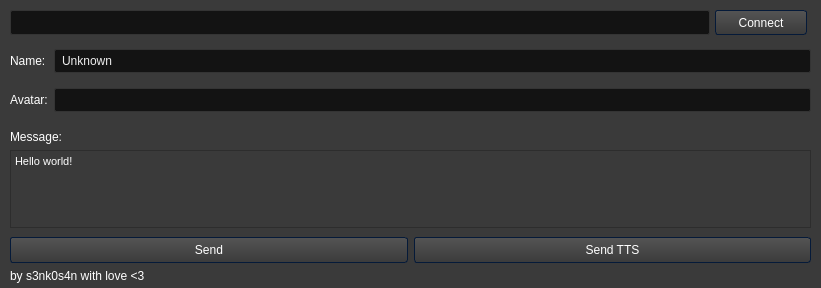
<?xml version="1.0" encoding="UTF-8"?>
<ui version="4.0">
 <class>mainwin</class>
 <widget class="QDialog" name="mainwin">
  <property name="geometry">
   <rect>
    <x>0</x>
    <y>0</y>
    <width>821</width>
    <height>288</height>
   </rect>
  </property>
  <property name="windowTitle">
   <string>Discord WebhookClient</string>
  </property>
  <property name="styleSheet">
   <string notr="true">/*Copyright (c) DevSec Studio. All rights reserved.

MIT License

Permission is hereby granted, free of charge, to any person obtaining a copy
of this software and associated documentation files (the &quot;Software&quot;), to deal
in the Software without restriction, including without limitation the rights
to use, copy, modify, merge, publish, distribute, sublicense, and/or sell
copies of the Software, and to permit persons to whom the Software is
furnished to do so, subject to the following conditions:

The above copyright notice and this permission notice shall be included in all
copies or substantial portions of the Software.

THE SOFTWARE IS PROVIDED *AS IS*, WITHOUT WARRANTY OF ANY KIND, EXPRESS OR
IMPLIED, INCLUDING BUT NOT LIMITED TO THE WARRANTIES OF MERCHANTABILITY,
FITNESS FOR A PARTICULAR PURPOSE AND NONINFRINGEMENT. IN NO EVENT SHALL THE
AUTHORS OR COPYRIGHT HOLDERS BE LIABLE FOR ANY CLAIM, DAMAGES OR OTHER
LIABILITY, WHETHER IN AN ACTION OF CONTRACT, TORT OR OTHERWISE, ARISING FROM,
OUT OF OR IN CONNECTION WITH THE SOFTWARE OR THE USE OR OTHER DEALINGS IN THE SOFTWARE.
*/

/*-----QWidget-----*/
QWidget
{
	background-color: #3a3a3a;
	color: #fff;
	selection-background-color: #b78620;
	selection-color: #000;

}


/*-----QLabel-----*/
QLabel
{
	background-color: transparent;
	color: #fff;

}


/*-----QMenuBar-----*/
QMenuBar 
{
	background-color: qlineargradient(spread:repeat, x1:1, y1:0, x2:1, y2:1, stop:0 rgba(57, 57, 57, 255),stop:1 rgba(50, 50, 50, 255));
	border: 1px solid #000;
	color: #fff;

}


QMenuBar::item 
{
	background-color: transparent;

}


QMenuBar::item:selected 
{
	background-color: rgba(183, 134, 32, 20%);
	border: 1px solid #b78620;
	color: #fff;

}


QMenuBar::item:pressed 
{
	background-color: rgb(183, 134, 32);
	border: 1px solid #b78620;
	color: #fff;

}


/*-----QMenu-----*/
QMenu
{
    background-color: qlineargradient(spread:repeat, x1:1, y1:0, x2:1, y2:1, stop:0 rgba(57, 57, 57, 255),stop:1 rgba(50, 50, 50, 255));
    border: 1px solid #222;
    padding: 4px;
	color: #fff;

}


QMenu::item
{
    background-color: transparent;
    padding: 2px 20px 2px 20px;

}


QMenu::separator
{
   	background-color: rgb(183, 134, 32);
	height: 1px;

}


QMenu::item:disabled
{
    color: #555;
    background-color: transparent;
    padding: 2px 20px 2px 20px;

}


QMenu::item:selected
{
	background-color: rgba(183, 134, 32, 20%);
	border: 1px solid #b78620;
	color: #fff;

}


/*-----QToolBar-----*/
QToolBar
{
	background-color: qlineargradient(spread:repeat, x1:1, y1:0, x2:1, y2:1, stop:0 rgba(69, 69, 69, 255),stop:1 rgba(58, 58, 58, 255));
	border-top: none;
	border-bottom: 1px solid #4f4f4f;
	border-left: 1px solid #4f4f4f;
	border-right: 1px solid #4f4f4f;

}


QToolBar::separator
{
	background-color: #2e2e2e;
	width: 1px;

}


/*-----QToolButton-----*/
QToolButton 
{
	background-color: transparent;
	color: #fff;
	padding: 5px;
	padding-left: 8px;
	padding-right: 8px;
	margin-left: 1px;
}


QToolButton:hover
{
	background-color: rgba(183, 134, 32, 20%);
	border: 1px solid #b78620;
	color: #fff;
	
}


QToolButton:pressed
{
	background-color: qlineargradient(spread:repeat, x1:1, y1:0, x2:1, y2:1, stop:0 rgba(57, 57, 57, 255),stop:1 rgba(50, 50, 50, 255));
	border: 1px solid #b78620;

}


QToolButton:checked
{
	background-color: qlineargradient(spread:repeat, x1:1, y1:0, x2:1, y2:1, stop:0 rgba(57, 57, 57, 255),stop:1 rgba(50, 50, 50, 255));
	border: 1px solid #222;
}


/*-----QPushButton-----*/
QPushButton
{
	background-color: qlineargradient(spread:repeat, x1:1, y1:0, x2:1, y2:1, stop:0 rgba(84, 84, 84, 255),stop:1 rgba(59, 59, 59, 255));
	color: #ffffff;
	min-width: 80px;
	border-style: solid;
	border-width: 1px;
	border-radius: 3px;
	border-color: #051a39;
	padding: 5px;

}


QPushButton::flat
{
	background-color: transparent;
	border: none;
	color: #fff;

}


QPushButton::disabled
{
	background-color: #404040;
	color: #656565;
	border-color: #051a39;

}


QPushButton::hover
{
	background-color: rgba(183, 134, 32, 20%);
	border: 1px solid #b78620;

}


QPushButton::pressed
{
	background-color: qlineargradient(spread:repeat, x1:1, y1:0, x2:1, y2:1, stop:0 rgba(74, 74, 74, 255),stop:1 rgba(49, 49, 49, 255));
	border: 1px solid #b78620;

}


QPushButton::checked
{
	background-color: qlineargradient(spread:repeat, x1:1, y1:0, x2:1, y2:1, stop:0 rgba(74, 74, 74, 255),stop:1 rgba(49, 49, 49, 255));
	border: 1px solid #222;

}


/*-----QLineEdit-----*/
QLineEdit
{
	background-color: #131313;
	color : #eee;
	border: 1px solid #343434;
	border-radius: 2px;
	padding: 3px;
	padding-left: 5px;

}


/*-----QPlainTExtEdit-----*/
QPlainTextEdit
{
	background-color: #131313;
	color : #eee;
	border: 1px solid #343434;
	border-radius: 2px;
	padding: 3px;
	padding-left: 5px;

}


/*-----QTabBar-----*/
QTabBar::tab
{
	background-color: qlineargradient(spread:repeat, x1:1, y1:0, x2:1, y2:1, stop:0 rgba(84, 84, 84, 255),stop:1 rgba(59, 59, 59, 255));
	color: #ffffff;
	border-style: solid;
	border-width: 1px;
	border-color: #666;
	border-bottom: none;
	padding: 5px;
	padding-left: 15px;
	padding-right: 15px;

}


QTabWidget::pane 
{
	background-color: red;
	border: 1px solid #666;
	top: 1px;

}


QTabBar::tab:last
{
	margin-right: 0; 

}


QTabBar::tab:first:!selected
{
	background-color: #0c0c0d;
	margin-left: 0px;

}


QTabBar::tab:!selected
{
	color: #b1b1b1;
	border-bottom-style: solid;
	background-color: #0c0c0d;

}


QTabBar::tab:selected
{
	margin-bottom: 0px;

}


QTabBar::tab:!selected:hover
{
	border-top-color: #b78620;

}


/*-----QComboBox-----*/
QComboBox
{
    background-color: qlineargradient(spread:repeat, x1:1, y1:0, x2:1, y2:1, stop:0 rgba(84, 84, 84, 255),stop:1 rgba(59, 59, 59, 255));
    border: 1px solid #000;
    padding-left: 6px;
    color: #ffffff;
    height: 20px;

}


QComboBox::disabled
{
	background-color: #404040;
	color: #656565;
	border-color: #051a39;

}


QComboBox:on
{
    background-color: #b78620;
	color: #000;

}


QComboBox QAbstractItemView
{
    background-color: #383838;
    color: #ffffff;
    border: 1px solid black;
    selection-background-color: #b78620;
    outline: 0;

}


QComboBox::drop-down
{
	background-color: qlineargradient(spread:repeat, x1:1, y1:0, x2:1, y2:1, stop:0 rgba(57, 57, 57, 255),stop:1 rgba(50, 50, 50, 255));
    subcontrol-origin: padding;
    subcontrol-position: top right;
    width: 15px;
    border-left-width: 1px;
    border-left-color: black;
    border-left-style: solid; 

}


QComboBox::down-arrow
{
    image: url(://arrow-down.png);
    width: 8px;
    height: 8px;
}


/*-----QSpinBox &amp; QDateTimeEdit-----*/
QSpinBox,
QDateTimeEdit 
{
    background-color: #131313;
	color : #eee;
	border: 1px solid #343434;
	padding: 3px;
	padding-left: 5px;
    border-radius : 2px;

}


QSpinBox::up-button, 
QDateTimeEdit::up-button
{
	border-top-right-radius:2px;
	background-color: #777777;
    width: 16px; 
    border-width: 1px;

}


QSpinBox::up-button:hover, 
QDateTimeEdit::up-button:hover
{
	background-color: #585858;

}


QSpinBox::up-button:pressed, 
QDateTimeEdit::up-button:pressed
{
	background-color: #252525;
    width: 16px; 
    border-width: 1px;

}


QSpinBox::up-arrow,
QDateTimeEdit::up-arrow
{
    image: url(://arrow-up.png);
    width: 7px;
    height: 7px;

}


QSpinBox::down-button, 
QDateTimeEdit::down-button
{
	border-bottom-right-radius:2px;
	background-color: #777777;
    width: 16px; 
    border-width: 1px;

}


QSpinBox::down-button:hover, 
QDateTimeEdit::down-button:hover
{
	background-color: #585858;

}


QSpinBox::down-button:pressed, 
QDateTimeEdit::down-button:pressed
{
	background-color: #252525;
    width: 16px; 
    border-width: 1px;

}


QSpinBox::down-arrow,
QDateTimeEdit::down-arrow
{
    image: url(://arrow-down.png);
    width: 7px;
    height: 7px;

}


/*-----QGroupBox-----*/
QGroupBox 
{
    border: 1px solid;
    border-color: #666666;
	border-radius: 5px;
    margin-top: 20px;

}


QGroupBox::title  
{
    background-color: transparent;
    color: #eee;
    subcontrol-origin: margin;
    padding: 5px;
	border-top-left-radius: 3px;
	border-top-right-radius: 3px;

}


/*-----QHeaderView-----*/
QHeaderView::section
{
    background-color: qlineargradient(spread:repeat, x1:1, y1:0, x2:1, y2:1, stop:0 rgba(60, 60, 60, 255),stop:1 rgba(50, 50, 50, 255));
	border: 1px solid #000;
    color: #fff;
    text-align: left;
	padding: 4px;
	
}


QHeaderView::section:disabled
{
    background-color: #525251;
    color: #656565;

}


QHeaderView::section:checked
{
    background-color: qlineargradient(spread:repeat, x1:1, y1:0, x2:1, y2:1, stop:0 rgba(60, 60, 60, 255),stop:1 rgba(50, 50, 50, 255));
    color: #fff;

}


QHeaderView::section::vertical::first,
QHeaderView::section::vertical::only-one
{
    border-top: 1px solid #353635;

}


QHeaderView::section::vertical
{
    border-top: 1px solid #353635;

}


QHeaderView::section::horizontal::first,
QHeaderView::section::horizontal::only-one
{
    border-left: 1px solid #353635;

}


QHeaderView::section::horizontal
{
    border-left: 1px solid #353635;

}


QTableCornerButton::section
{
    background-color: qlineargradient(spread:repeat, x1:1, y1:0, x2:1, y2:1, stop:0 rgba(60, 60, 60, 255),stop:1 rgba(50, 50, 50, 255));
	border: 1px solid #000;
    color: #fff;

}


/*-----QTreeWidget-----*/
QTreeView
{
	show-decoration-selected: 1;
	alternate-background-color: #3a3a3a;
	selection-color: #fff;
	background-color: #2d2d2d;
	border: 1px solid gray;
	padding-top : 5px;
	color: #fff;
	font: 8pt;

}


QTreeView::item:selected
{
	color:#fff;
	background-color: #b78620;
	border-radius: 0px;

}


QTreeView::item:!selected:hover
{
    background-color: #262626;
    border: none;
    color: white;

}


QTreeView::branch:has-children:!has-siblings:closed,
QTreeView::branch:closed:has-children:has-siblings 
{
	image: url(://tree-closed.png);

}


QTreeView::branch:open:has-children:!has-siblings,
QTreeView::branch:open:has-children:has-siblings  
{
	image: url(://tree-open.png);

}


/*-----QListView-----*/
QListView 
{
	background-color: qlineargradient(spread:repeat, x1:1, y1:0, x2:1, y2:1, stop:0 rgba(83, 83, 83, 255),stop:0.293269 rgba(81, 81, 81, 255),stop:0.634615 rgba(79, 79, 79, 255),stop:1 rgba(83, 83, 83, 255));
    border : none;
    color: white;
    show-decoration-selected: 1; 
    outline: 0;
	border: 1px solid gray;

}


QListView::disabled 
{
	background-color: #656565;
	color: #1b1b1b;
    border: 1px solid #656565;

}


QListView::item 
{
	background-color: #2d2d2d;
    padding: 1px;

}


QListView::item:alternate 
{
    background-color: #3a3a3a;

}


QListView::item:selected 
{
	background-color: #b78620;
	border: 1px solid #b78620;
	color: #fff;

}


QListView::item:selected:!active 
{
	background-color: #b78620;
	border: 1px solid #b78620;
	color: #fff;

}


QListView::item:selected:active 
{
	background-color: #b78620;
	border: 1px solid #b78620;
	color: #fff;

}


QListView::item:hover {
    background-color: #262626;
    border: none;
    color: white;

}


/*-----QCheckBox-----*/
QCheckBox
{
	background-color: transparent;
    color: lightgray;
	border: none;

}


QCheckBox::indicator
{
    background-color: #323232;
    border: 1px solid darkgray;
    width: 12px;
    height: 12px;

}


QCheckBox::indicator:checked
{
    image:url(&quot;./ressources/check.png&quot;);
	background-color: #b78620;
    border: 1px solid #3a546e;

}


QCheckBox::indicator:unchecked:hover
{
	border: 1px solid #b78620; 

}


QCheckBox::disabled
{
	color: #656565;

}


QCheckBox::indicator:disabled
{
	background-color: #656565;
	color: #656565;
    border: 1px solid #656565;

}


/*-----QRadioButton-----*/
QRadioButton 
{
	color: lightgray;
	background-color: transparent;

}


QRadioButton::indicator::unchecked:hover 
{
	background-color: lightgray;
	border: 2px solid #b78620;
	border-radius: 6px;
}


QRadioButton::indicator::checked 
{
	border: 2px solid #b78620;
	border-radius: 6px;
	background-color: rgba(183,134,32,20%);  
	width: 9px; 
	height: 9px; 

}


/*-----QSlider-----*/
QSlider::groove:horizontal 
{
	background-color: transparent;
	height: 3px;

}


QSlider::sub-page:horizontal 
{
	background-color: #b78620;

}


QSlider::add-page:horizontal 
{
	background-color: #131313;

}


QSlider::handle:horizontal 
{
	background-color: #b78620;
	width: 14px;
	margin-top: -6px;
	margin-bottom: -6px;
	border-radius: 6px;

}


QSlider::handle:horizontal:hover 
{
	background-color: #d89e25;
	border-radius: 6px;

}


QSlider::sub-page:horizontal:disabled 
{
	background-color: #bbb;
	border-color: #999;

}


QSlider::add-page:horizontal:disabled 
{
	background-color: #eee;
	border-color: #999;

}


QSlider::handle:horizontal:disabled 
{
	background-color: #eee;
	border: 1px solid #aaa;
	border-radius: 3px;

}


/*-----QScrollBar-----*/
QScrollBar:horizontal
{
    border: 1px solid #222222;
    background-color: #3d3d3d;
    height: 15px;
    margin: 0px 16px 0 16px;

}


QScrollBar::handle:horizontal
{
	background-color: qlineargradient(spread:repeat, x1:1, y1:0, x2:1, y2:1, stop:0 rgba(97, 97, 97, 255),stop:1 rgba(90, 90, 90, 255));
	border: 1px solid #2d2d2d;
    min-height: 20px;

}


QScrollBar::add-line:horizontal
{
	background-color: qlineargradient(spread:repeat, x1:1, y1:0, x2:1, y2:1, stop:0 rgba(97, 97, 97, 255),stop:1 rgba(90, 90, 90, 255));
	border: 1px solid #2d2d2d;
    width: 15px;
    subcontrol-position: right;
    subcontrol-origin: margin;

}


QScrollBar::sub-line:horizontal
{
	background-color: qlineargradient(spread:repeat, x1:1, y1:0, x2:1, y2:1, stop:0 rgba(97, 97, 97, 255),stop:1 rgba(90, 90, 90, 255));
	border: 1px solid #2d2d2d;
    width: 15px;
    subcontrol-position: left;
    subcontrol-origin: margin;

}


QScrollBar::right-arrow:horizontal
{
    image: url(://arrow-right.png);
    width: 6px;
    height: 6px;

}


QScrollBar::left-arrow:horizontal
{
    image: url(://arrow-left.png);
    width: 6px;
    height: 6px;

}


QScrollBar::add-page:horizontal, QScrollBar::sub-page:horizontal
{
    background: none;

}


QScrollBar:vertical
{
    background-color: #3d3d3d;
    width: 16px;
	border: 1px solid #2d2d2d;
    margin: 16px 0px 16px 0px;

}


QScrollBar::handle:vertical
{
    background-color: qlineargradient(spread:repeat, x1:1, y1:0, x2:1, y2:1, stop:0 rgba(97, 97, 97, 255),stop:1 rgba(90, 90, 90, 255));
	border: 1px solid #2d2d2d;
    min-height: 20px;

}


QScrollBar::add-line:vertical
{
	background-color: qlineargradient(spread:repeat, x1:1, y1:0, x2:1, y2:1, stop:0 rgba(97, 97, 97, 255),stop:1 rgba(90, 90, 90, 255));
	border: 1px solid #2d2d2d;
    height: 15px;
    subcontrol-position: bottom;
    subcontrol-origin: margin;

}


QScrollBar::sub-line:vertical
{
	background-color: qlineargradient(spread:repeat, x1:1, y1:0, x2:1, y2:1, stop:0 rgba(97, 97, 97, 255),stop:1 rgba(90, 90, 90, 255));
	border: 1px solid #2d2d2d;
    height: 15px;
    subcontrol-position: top;
    subcontrol-origin: margin;

}


QScrollBar::up-arrow:vertical
{
    image: url(://arrow-up.png);
    width: 6px;
    height: 6px;

}


QScrollBar::down-arrow:vertical
{
    image: url(://arrow-down.png);
    width: 6px;
    height: 6px;

}


QScrollBar::add-page:vertical, QScrollBar::sub-page:vertical
{
    background: none;

}


/*-----QProgressBar-----*/
QProgressBar
{
    border: 1px solid #666666;
    text-align: center;
	color: #000;
	font-weight: bold;

}


QProgressBar::chunk
{
    background-color: #b78620;
    width: 30px;
    margin: 0.5px;

}

</string>
  </property>
  <widget class="QLineEdit" name="url_line">
   <property name="geometry">
    <rect>
     <x>10</x>
     <y>10</y>
     <width>700</width>
     <height>25</height>
    </rect>
   </property>
  </widget>
  <widget class="QPushButton" name="connect_btn">
   <property name="geometry">
    <rect>
     <x>715</x>
     <y>10</y>
     <width>92</width>
     <height>25</height>
    </rect>
   </property>
   <property name="text">
    <string>Connect</string>
   </property>
  </widget>
  <widget class="QTextEdit" name="msg_box">
   <property name="geometry">
    <rect>
     <x>10</x>
     <y>150</y>
     <width>801</width>
     <height>78</height>
    </rect>
   </property>
   <property name="html">
    <string>&lt;!DOCTYPE HTML PUBLIC &quot;-//W3C//DTD HTML 4.0//EN&quot; &quot;http://www.w3.org/TR/REC-html40/strict.dtd&quot;&gt;
&lt;html&gt;&lt;head&gt;&lt;meta name=&quot;qrichtext&quot; content=&quot;1&quot; /&gt;&lt;style type=&quot;text/css&quot;&gt;
p, li { white-space: pre-wrap; }
&lt;/style&gt;&lt;/head&gt;&lt;body style=&quot; font-family:'MS Shell Dlg 2'; font-size:8.15094pt; font-weight:400; font-style:normal;&quot;&gt;
&lt;p style=&quot; margin-top:0px; margin-bottom:0px; margin-left:0px; margin-right:0px; -qt-block-indent:0; text-indent:0px;&quot;&gt;&lt;span style=&quot; font-family:'MS Shell Dlg 2'; font-size:8.15094pt;&quot;&gt;Hello world!&lt;/span&gt;&lt;/p&gt;&lt;/body&gt;&lt;/html&gt;</string>
   </property>
  </widget>
  <widget class="QLabel" name="label">
   <property name="geometry">
    <rect>
     <x>10</x>
     <y>130</y>
     <width>54</width>
     <height>14</height>
    </rect>
   </property>
   <property name="text">
    <string>Message:</string>
   </property>
  </widget>
  <widget class="QWidget" name="gridLayoutWidget">
   <property name="geometry">
    <rect>
     <x>10</x>
     <y>40</y>
     <width>801</width>
     <height>81</height>
    </rect>
   </property>
   <layout class="QGridLayout" name="gridLayout">
    <item row="1" column="0">
     <widget class="QLabel" name="label_3">
      <property name="text">
       <string>Avatar:</string>
      </property>
     </widget>
    </item>
    <item row="0" column="0">
     <widget class="QLabel" name="label_2">
      <property name="text">
       <string>Name:</string>
      </property>
     </widget>
    </item>
    <item row="0" column="1">
     <widget class="QLineEdit" name="name_line">
      <property name="text">
       <string>Unknown</string>
      </property>
     </widget>
    </item>
    <item row="1" column="1">
     <widget class="QLineEdit" name="avatar_line"/>
    </item>
   </layout>
  </widget>
  <widget class="QWidget" name="horizontalLayoutWidget">
   <property name="geometry">
    <rect>
     <x>10</x>
     <y>230</y>
     <width>801</width>
     <height>41</height>
    </rect>
   </property>
   <layout class="QHBoxLayout" name="horizontalLayout">
    <item>
     <widget class="QPushButton" name="send_btn">
      <property name="text">
       <string>Send</string>
      </property>
     </widget>
    </item>
    <item>
     <widget class="QPushButton" name="sendtts_btn">
      <property name="text">
       <string>Send TTS</string>
      </property>
     </widget>
    </item>
   </layout>
  </widget>
  <widget class="QLabel" name="label_4">
   <property name="geometry">
    <rect>
     <x>10</x>
     <y>266</y>
     <width>231</width>
     <height>20</height>
    </rect>
   </property>
   <property name="text">
    <string>by s3nk0s4n with love &lt;3</string>
   </property>
  </widget>
 </widget>
 <resources/>
 <connections/>
</ui>
